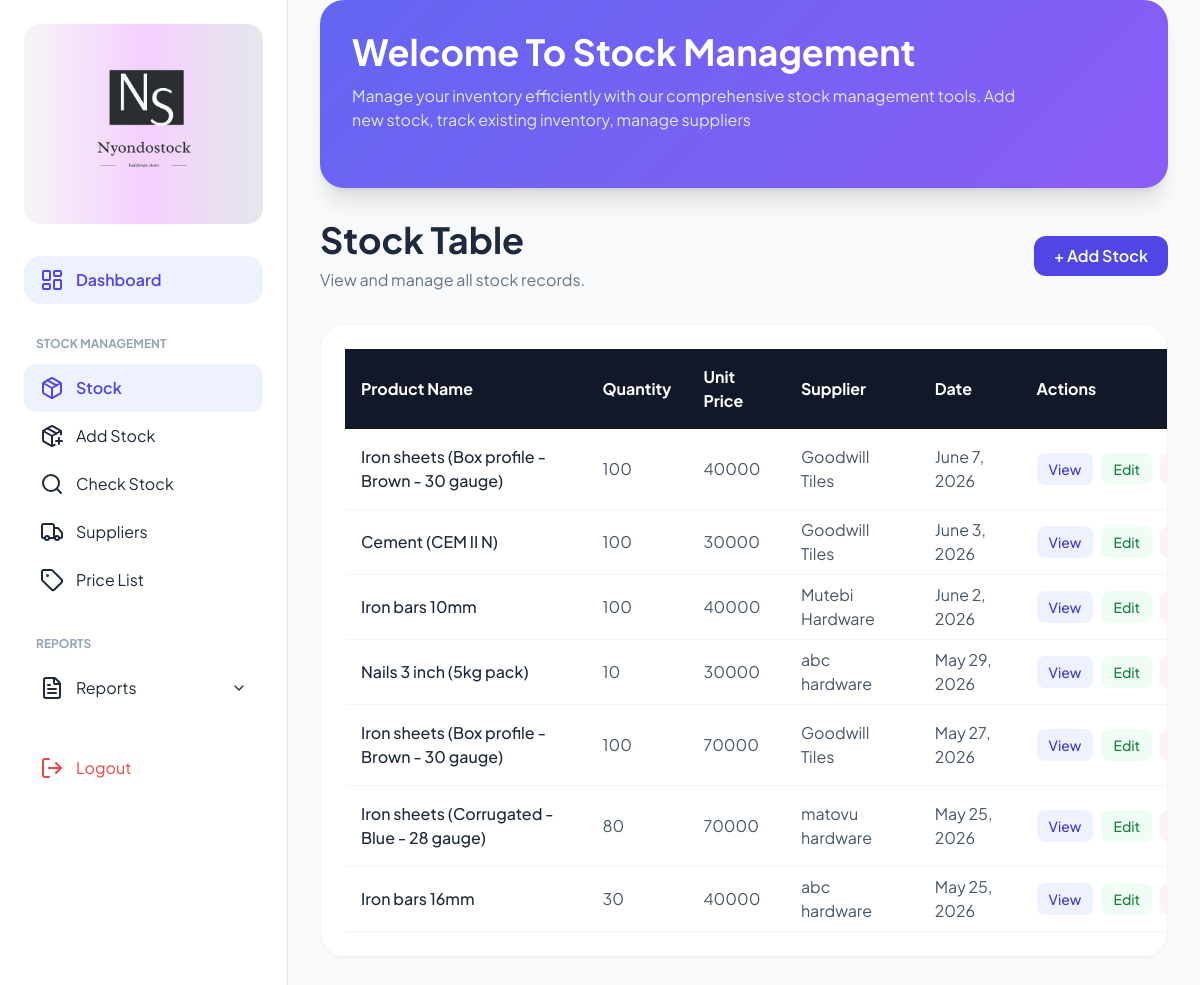
/stock_page/, run on the app's committed database.
### nyondoapp/models.py (models this page shows, shortened)
class Stock(models.Model):
    description = models.TextField()
    quantity = models.IntegerField()
    units = models.CharField(max_length=20)
    unit_price = models.IntegerField(default=0)
    supplier = models.ForeignKey(Supplier, on_delete=models.CASCADE, related_name='stocks')
    date = models.DateField(auto_now_add=True)

class Supplier(models.Model):
    company_name = models.CharField(max_length=100, blank=False)
    email = models.EmailField(blank=True)
    location = models.CharField(max_length=100, blank=False)
    TRN = models.CharField(max_length=50, blank=False, unique=True)
    phone = models.CharField(max_length=15, validators=[validate_ug_phone])
    product_description = models.TextField(blank=False)
    payment_option = models.CharField(max_length=50, blank=False)

### nyondoapp/views.py (the view)
# urls.py: path('stock_page/', views.stock_page, name='stock_page'),
def stock_page(request):
    all_stock = Stock.objects.select_related().order_by('-id')
    return render(request, 'stock/stock_page.html', {'stock_items': all_stock})

### nyondoapp/templates/stock/stock_page.html (shortened to what this page needs)
{% extends 'base_stock.html' %}
{% load static %}
{% block content %}
  <div class="mb-8 flex items-center justify-between mt-4">
    <div>
      <h1 class="text-4xl font-bold text-slate-800">Stock Table</h1>
      <p class="text-slate-500 mt-2">View and manage all stock records.</p>
    </div>
    <a href="{% url 'stock_reg' %}" class="bg-indigo-600 hover:bg-indigo-700 text-white px-5 py-2 rounded-xl font-semibold transition">
      + Add Stock
    </a>
  </div>
  <div class="bg-white rounded-3xl p-6 shadow-sm border border-slate-100 overflow-x-auto">
    <table class="w-full min-w-[900px]">
      <thead class="bg-gray-900 text-white">
        <tr>
          <th class="text-left py-4 px-4">Product Name</th>
          <th class="text-left py-4 px-4">Quantity</th>
          <th class="text-left py-4 px-4">Unit Price</th>
          <th class="text-left py-4 px-4">Supplier</th>
          <th class="text-left py-4 px-4">Date</th>
          <th class="text-left py-4 px-4">Actions</th>
        </tr>
      </thead>
      <tbody>
        {% for stock in stock_items %}
        <tr class="border-b border-slate-100 hover:bg-slate-50">
          <td class="py-4 px-4 font-medium text-slate-800">{{ stock.description }}</td>
          <td class="px-4 text-slate-600">{{ stock.quantity }}</td>
          <td class="px-4 text-slate-600">{{ stock.unit_price }}</td>
          <td class="px-4 text-slate-600">{{ stock.supplier.company_name }}</td>
          <td class="px-4 text-slate-600">{{ stock.date }}</td>
          <td class="px-4 py-4">
            <div class="flex gap-2">
              <a href="{% url 'view_stock' stock.id %}" class="bg-indigo-50 hover:bg-indigo-100 text-indigo-700 px-3 py-1.5 rounded-lg text-sm font-medium transition">View</a>
              <a href="{% url 'update_stock' stock.id %}" class="bg-green-50 hover:bg-green-100 text-green-700 px-3 py-1.5 rounded-lg text-sm font-medium transition">Edit</a>
              <a href="{% url 'delete_stock' stock.id %}" onclick="return confirm('Are you sure?')"
                class="bg-red-50 hover:bg-red-100 text-red-700 px-3 py-1.5 rounded-lg text-sm font-medium transition">Delete</a>
            </div>
          </td>
        </tr>
        {% empty %}
        <tr>
          <td colspan="6" class="text-center py-6 text-slate-500">No stock records found.</td>
        </tr>
        {% endfor %}
      </tbody>
    </table>
  </div>
{% endblock %}

### nyondoapp/templates/base_stock.html (style rules this page uses)
body { font-family: "Plus Jakarta Sans", sans-serif; background: #f8fafc; }

### data on the page
Stock: description "Iron sheets (Box profile - Brown - 30 gauge)", quantity "100", unit_price "40000", supplier.company_name "Goodwill Tiles", date "June 7, 2026"
Stock: description "Cement (CEM II N)", quantity "100", unit_price "30000", supplier.company_name "Goodwill Tiles", date "June 3, 2026"
Stock: description "Iron bars 10mm", quantity "100", unit_price "40000", supplier.company_name "Mutebi Hardware", date "June 2, 2026"
Stock: description "Nails 3 inch (5kg pack)", quantity "10", unit_price "30000", supplier.company_name "abc hardware", date "May 29, 2026"
Stock: description "Iron sheets (Box profile - Brown - 30 gauge)", quantity "100", unit_price "70000", supplier.company_name "Goodwill Tiles", date "May 27, 2026"
Stock: description "Iron sheets (Corrugated - Blue - 28 gauge)", quantity "80", unit_price "70000", supplier.company_name "matovu hardware", date "May 25, 2026"
Stock: description "Iron bars 16mm", quantity "30", unit_price "40000", supplier.company_name "abc hardware", date "May 25, 2026"
